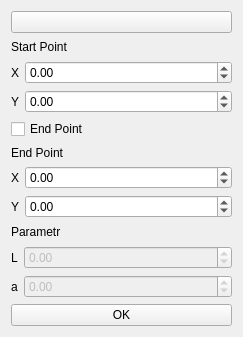
<?xml version="1.0" encoding="UTF-8"?>
<ui version="4.0">
 <class>Rec_wid</class>
 <widget class="QWidget" name="Rec_wid">
  <property name="geometry">
   <rect>
    <x>0</x>
    <y>0</y>
    <width>243</width>
    <height>337</height>
   </rect>
  </property>
  <property name="windowTitle">
   <string>Form</string>
  </property>
  <layout class="QVBoxLayout" name="verticalLayout_4">
   <item>
    <widget class="QPushButton" name="Button_canc">
     <property name="text">
      <string/>
     </property>
     <property name="icon">
      <iconset resource="GUI_PSN.qrc">
       <normaloff>:/images/cross.png</normaloff>:/images/cross.png</iconset>
     </property>
    </widget>
   </item>
   <item>
    <layout class="QVBoxLayout" name="verticalLayout">
     <item>
      <widget class="QLabel" name="label_3">
       <property name="text">
        <string>Start Point</string>
       </property>
      </widget>
     </item>
     <item>
      <layout class="QFormLayout" name="formLayout">
       <item row="0" column="0">
        <widget class="QLabel" name="label">
         <property name="text">
          <string>X</string>
         </property>
        </widget>
       </item>
       <item row="1" column="0">
        <widget class="QLabel" name="label_2">
         <property name="text">
          <string>Y</string>
         </property>
        </widget>
       </item>
       <item row="0" column="1">
        <widget class="QDoubleSpinBox" name="Start_x">
         <property name="minimum">
          <double>-100000.000000000000000</double>
         </property>
         <property name="maximum">
          <double>100000.000000000000000</double>
         </property>
        </widget>
       </item>
       <item row="1" column="1">
        <widget class="QDoubleSpinBox" name="Start_y">
         <property name="minimum">
          <double>-100000.000000000000000</double>
         </property>
         <property name="maximum">
          <double>100000.000000000000000</double>
         </property>
        </widget>
       </item>
      </layout>
     </item>
    </layout>
   </item>
   <item>
    <widget class="QCheckBox" name="checkBox">
     <property name="text">
      <string>End Point</string>
     </property>
    </widget>
   </item>
   <item>
    <layout class="QVBoxLayout" name="verticalLayout_2">
     <item>
      <widget class="QLabel" name="label_4">
       <property name="text">
        <string>End Point</string>
       </property>
      </widget>
     </item>
     <item>
      <layout class="QFormLayout" name="formLayout_2">
       <item row="0" column="0">
        <widget class="QLabel" name="label_5">
         <property name="text">
          <string>X</string>
         </property>
        </widget>
       </item>
       <item row="1" column="0">
        <widget class="QLabel" name="label_6">
         <property name="text">
          <string>Y</string>
         </property>
        </widget>
       </item>
       <item row="0" column="1">
        <widget class="QDoubleSpinBox" name="End_x">
         <property name="minimum">
          <double>-100000.000000000000000</double>
         </property>
         <property name="maximum">
          <double>100000.000000000000000</double>
         </property>
        </widget>
       </item>
       <item row="1" column="1">
        <widget class="QDoubleSpinBox" name="End_y">
         <property name="minimum">
          <double>-100000.000000000000000</double>
         </property>
         <property name="maximum">
          <double>100000.000000000000000</double>
         </property>
        </widget>
       </item>
      </layout>
     </item>
    </layout>
   </item>
   <item>
    <layout class="QVBoxLayout" name="verticalLayout_3">
     <item>
      <widget class="QLabel" name="label_7">
       <property name="text">
        <string>Parametr</string>
       </property>
      </widget>
     </item>
     <item>
      <layout class="QFormLayout" name="formLayout_3">
       <item row="0" column="0">
        <widget class="QLabel" name="Length_L">
         <property name="text">
          <string>L</string>
         </property>
        </widget>
       </item>
       <item row="1" column="0">
        <widget class="QLabel" name="Angle_L">
         <property name="text">
          <string>a</string>
         </property>
        </widget>
       </item>
       <item row="0" column="1">
        <widget class="QDoubleSpinBox" name="Length">
         <property name="enabled">
          <bool>false</bool>
         </property>
         <property name="minimum">
          <double>-100000.000000000000000</double>
         </property>
         <property name="maximum">
          <double>100000.000000000000000</double>
         </property>
        </widget>
       </item>
       <item row="1" column="1">
        <widget class="QDoubleSpinBox" name="Angle">
         <property name="enabled">
          <bool>false</bool>
         </property>
         <property name="minimum">
          <double>-100000.000000000000000</double>
         </property>
         <property name="maximum">
          <double>100000.000000000000000</double>
         </property>
        </widget>
       </item>
      </layout>
     </item>
    </layout>
   </item>
   <item>
    <widget class="QPushButton" name="Button_ok">
     <property name="text">
      <string>OK</string>
     </property>
    </widget>
   </item>
  </layout>
 </widget>
 <resources>
  <include location="GUI_PSN.qrc"/>
 </resources>
 <connections/>
</ui>
